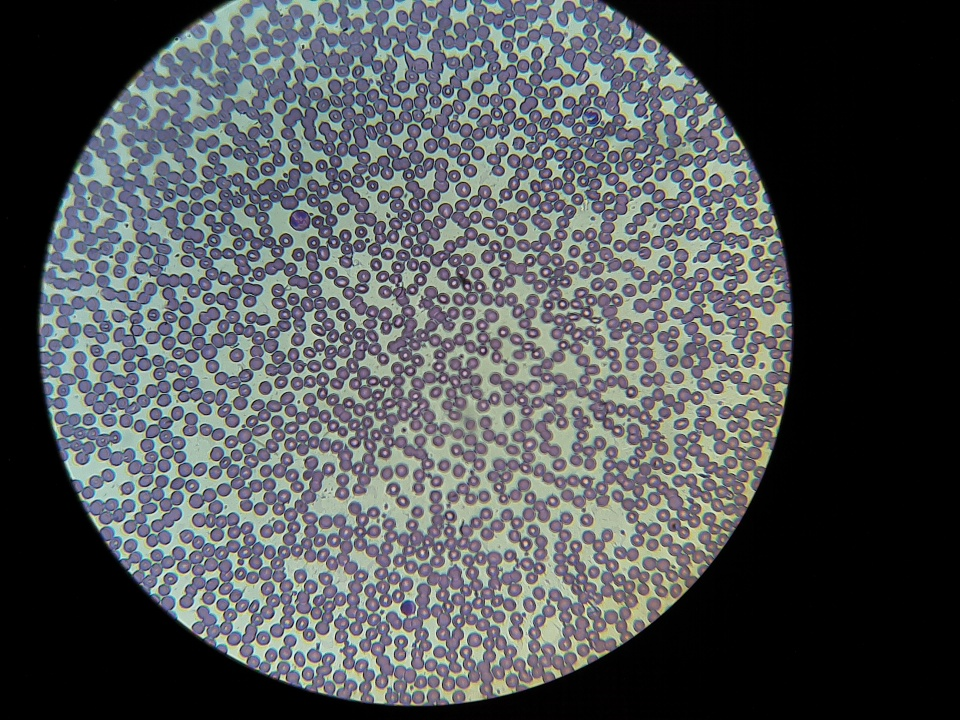
#> input picture (PYTHON,RPI)_THESIS-DESIGN_CBC And DBC Counter Using Image Processing/CBC/sample4.png, 960 x 720 px
$ python '!!!WBC counting for CBC (40x).py'
#> lines starting #> are read from the running program, lines starting #| are printed output that depends on the picture; after the words box and inside, x2 and y2 are one past the last pixel; in counts of white or black regions, pixels touching at a corner belong together
import cv2
import numpy as np


'''
def nothing(x):
    pass
'''


markShape = 1
markerColor = (0,255,0)


img = cv2.imread('sample4.png')
#> img is the input picture: shape (720, 960, 3); mean B, G, R 84.8, 82.7, 79.1


hsv_conv = cv2.cvtColor(img,cv2.COLOR_BGR2HSV)
#> hsv_conv: shape (720, 960, 3); mean H, S, V 62.3, 38.3, 91.4
#cv2.imshow('hsv',hsv_conv)


#HSV array for thresholding
wbc_low = np.array([ 115, 79 , 14])
wbc_high = np.array([255, 255 , 225])

#HSV thresholding
mask = cv2.inRange(hsv_conv,wbc_low,wbc_high)
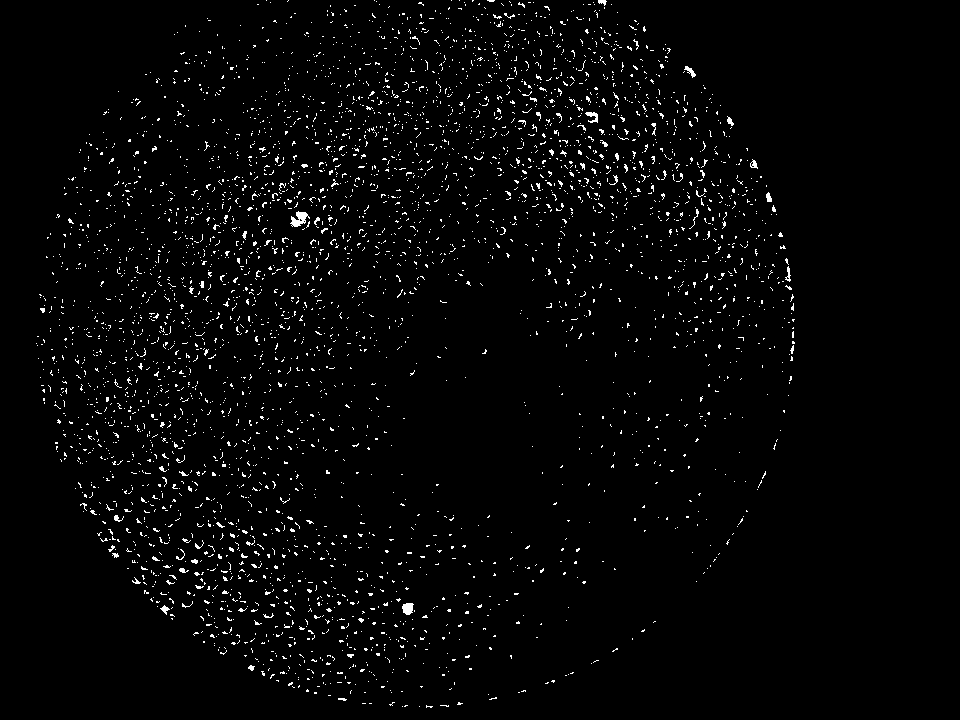
#> mask: shape (720, 960); 2.3% white in thin lines or dots, all inside (x1, y1, x2, y2) = (36, 0, 795, 708)
#cv2.imshow("mask",mask)


#Morphological Transformation
foreground_eroded = cv2.erode(mask,None,iterations = 2)
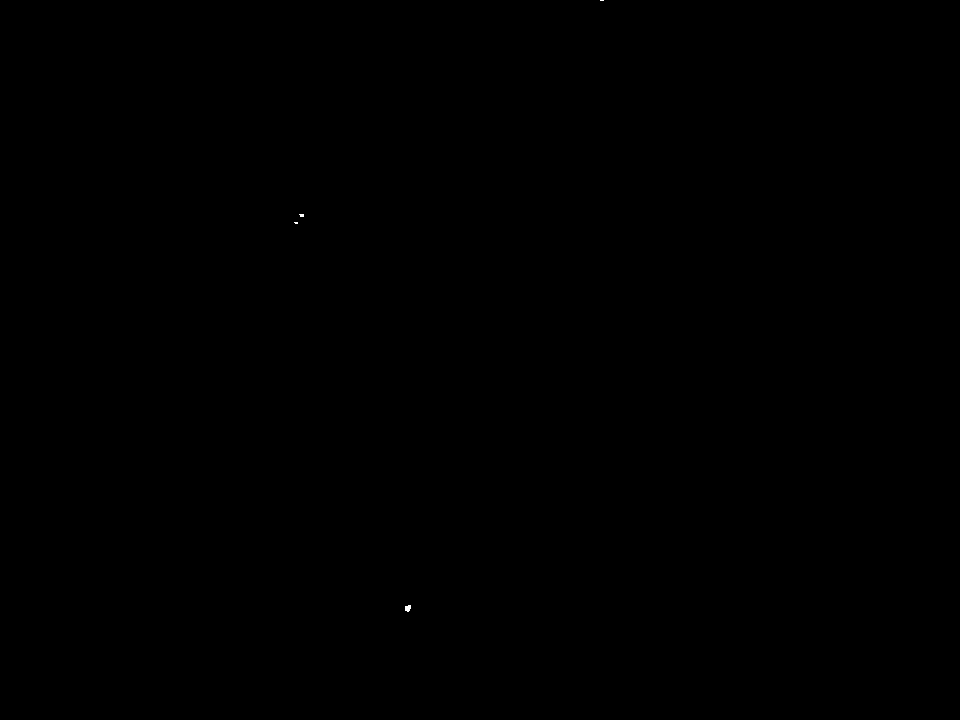
#> foreground_eroded: shape (720, 960); 0.01% white; 4 white regions (3 under 20 px), largest, box (x1, y1, x2, y2) and area: (405, 605, 411, 612) 33
foreground_dilated = cv2.dilate(foreground_eroded,None,iterations = 3)
#> foreground_dilated: shape (720, 960); 0.05% white; 3 white regions
#cv2.imshow("morph",foreground_dilated)

output = {}
output["foreground_dilated"] = foreground_dilated

#contours
contours = cv2.findContours(foreground_dilated.copy(),cv2.RETR_EXTERNAL,cv2.CHAIN_APPROX_SIMPLE)[-2]
#> contours = 3 contours; box (x1, y1, x2, y2) and area: (291, 211, 307, 227) 142, (402, 602, 414, 615) 125, (597, 0, 607, 4) 27

#background subtraction
bgs = cv2.bitwise_and(img,img,mask = foreground_dilated)
output["bgs"] = bgs

markedImage = img.copy()

count = 0
area = 0


for contour in contours:
            contourArea = cv2.contourArea(contour)
            if  691200 > contourArea >= 1:
                area += contourArea
                count += 1
                if markShape == 0:
                    (x, y, w, h) = cv2.boundingRect(contour)
                    cv2.rectangle(markedImage, (x, y), (x + w, y + h), markerColor, 2)
                else:
                    ((x, y), radius) = cv2.minEnclosingCircle(contour)
                    cv2.circle(markedImage, (int(x), int(y)), int(radius + 2), markerColor, 2)
#> this loop made 3 passes
#> (contour, contourArea, area, x, y, radius) on pass 3: ([[597, 0], [597, 3], [606, 3], [606, 0]], 27, 294, 601.5, 1.5, 4.74)
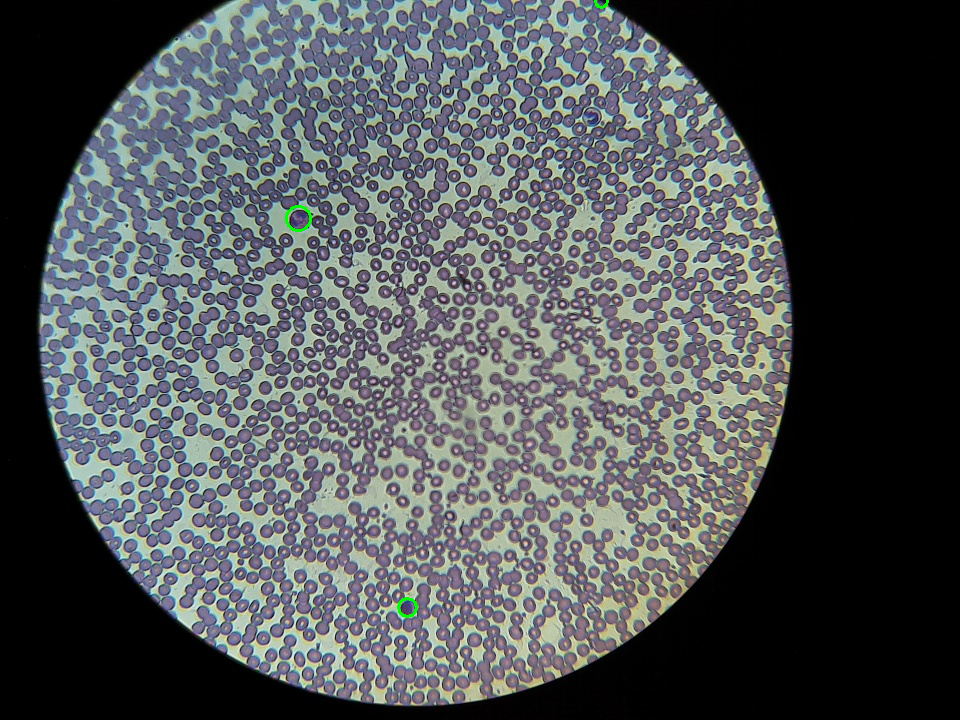
#> markedImage: shape (720, 960, 3); 0.07% of pixels changed, all inside (x1, y1, x2, y2) = (285, 0, 609, 618)
#> after the loop, area = 294; count = 3

output["markedImage"] = markedImage
output["area"] = area
output["count"] = count

#cv2.imshow("raw",output["markedImage"])
#cv2.imshow("Thresh",output["foreground_dilated"])
#cv2.imshow("BGS",output["bgs"])


output["wbc"] = output["count"]
cv2.putText(output["markedImage"], "WBC: {0}".format(output["count"]), (0, 50),
                        cv2.FONT_HERSHEY_SIMPLEX,
                        1.5, (255, 255, 255), 2, cv2.LINE_AA)
output["wbc_proc"] = output["markedImage"]

cv2.imshow("WBC count",output["wbc_proc"])
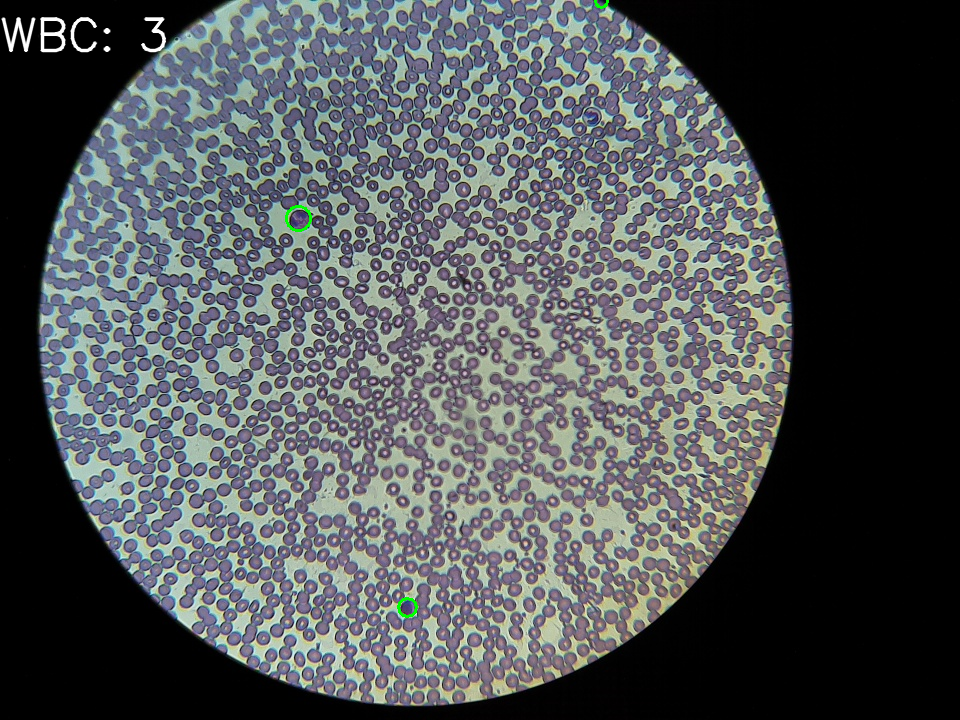
#> window 'WBC count': shape (720, 960, 3); mean B, G, R 85.2, 83.3, 79.5


if cv2.waitKey(0) == 27:
#> (key Esc is pressed here)
    cv2.destroyAllWindows()

"""
key = cv2.waitKey(1)
if key == 27:
    break
"""

$ run again, with (PYTHON,RPI)_THESIS-DESIGN_CBC And DBC Counter Using Image Processing/CBC/sample1.png copied over (PYTHON,RPI)_THESIS-DESIGN_CBC And DBC Counter Using Image Processing/CBC/sample4.png
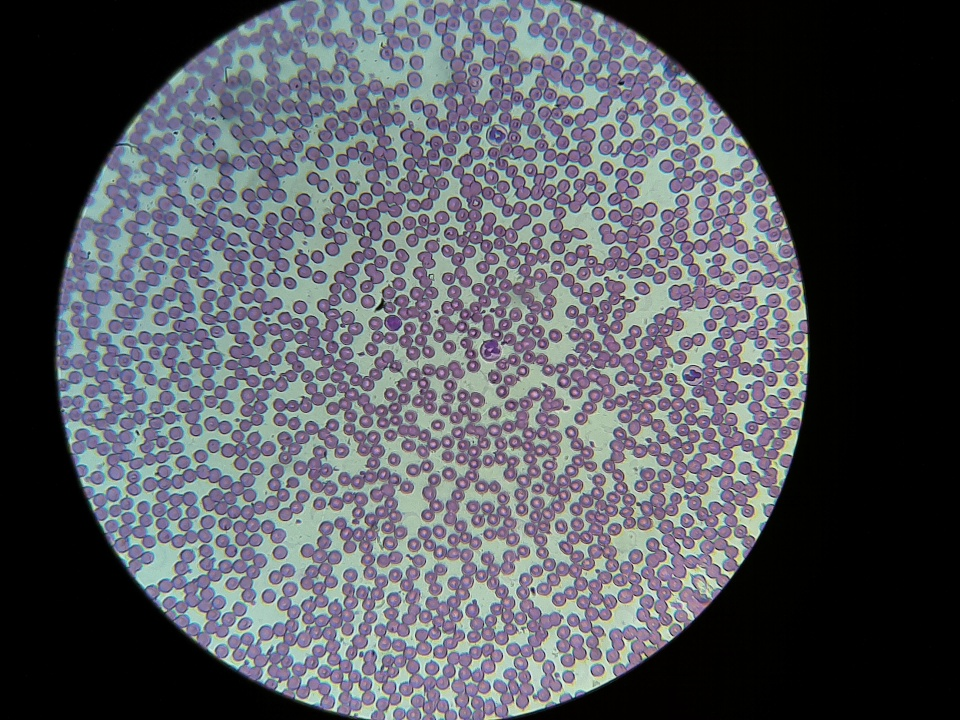
#> input picture (PYTHON,RPI)_THESIS-DESIGN_CBC And DBC Counter Using Image Processing/CBC/sample1.png, 960 x 720 px
#> img is the input picture: shape (720, 960, 3); mean B, G, R 93.5, 86.8, 84.5
#> hsv_conv: shape (720, 960, 3); mean H, S, V 70.6, 57.2, 98.1
#> `mask = cv2.inRange(hsv_conv,wbc_low,wbc_high)`:
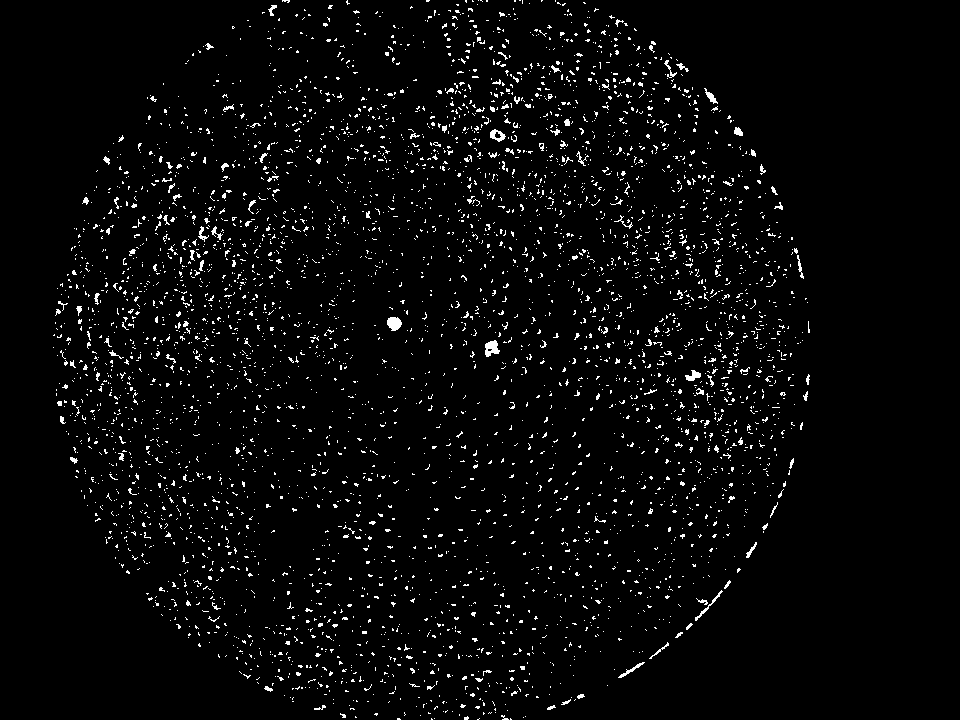
#> mask: shape (720, 960); 3.3% white in thin lines or dots, all inside (x1, y1, x2, y2) = (53, 0, 810, 720)
#> foreground_eroded: shape (720, 960); 0.01% white; 8 white regions (6 under 20 px), largest, box (x1, y1, x2, y2) and area: (389, 319, 399, 328) 57, (488, 343, 496, 351) 27
#> foreground_dilated: shape (720, 960); 0.1% white; 6 white regions
#> contours = 6 contours; box (x1, y1, x2, y2) and area: (386, 316, 402, 331) 183, (485, 340, 499, 357) 176, (687, 371, 701, 382) 96, (734, 127, 742, 136) 55, (489, 131, 496, 139) 42, (564, 120, 571, 127) 36
#> the loop `for contour in contours:` made 6 passes
#> (contour, contourArea, area, x, y, radius) on passes 4, 6: ([[489, 131], [489, 138], [495, 138], [495, 131]], 42, 497.5, 492, 134.5, 4.61), ([[564, 120], [564, 126], [570, 126], [570, 120]], 36, 588.5, 567, 123, 4.24)
#> after the loop `for contour in contours:`: area = 588.5; count = 6
#> `cv2.imshow("WBC count",output["wbc_proc"])`:
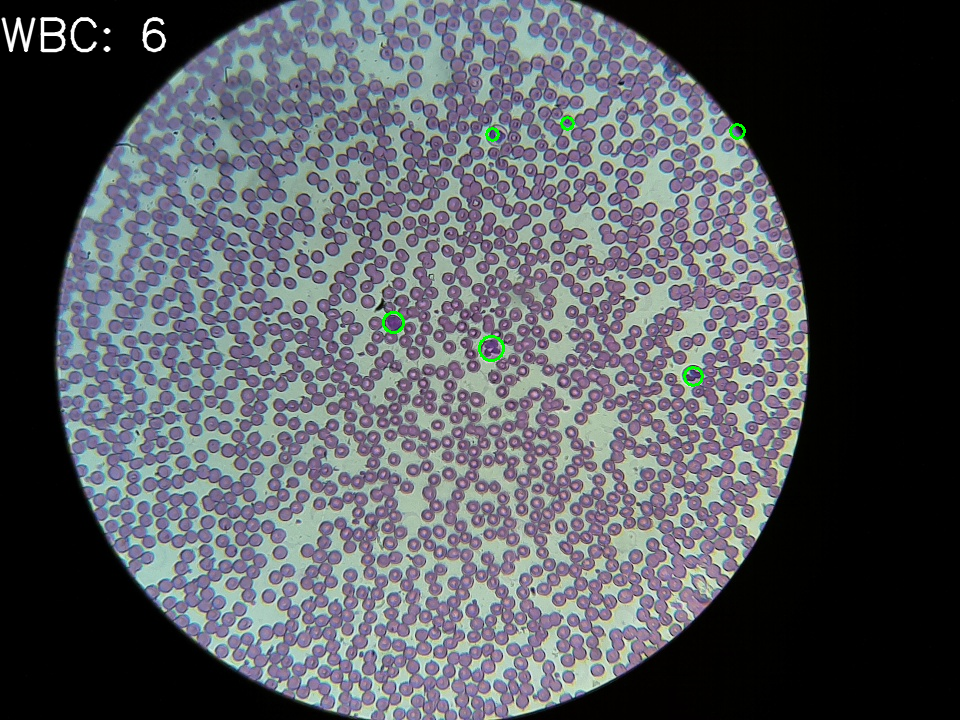
#> window 'WBC count': shape (720, 960, 3); mean B, G, R 93.8, 87.6, 84.9

$ run again, with (PYTHON,RPI)_THESIS-DESIGN_CBC And DBC Counter Using Image Processing/CBC/sample100.png copied over (PYTHON,RPI)_THESIS-DESIGN_CBC And DBC Counter Using Image Processing/CBC/sample4.png
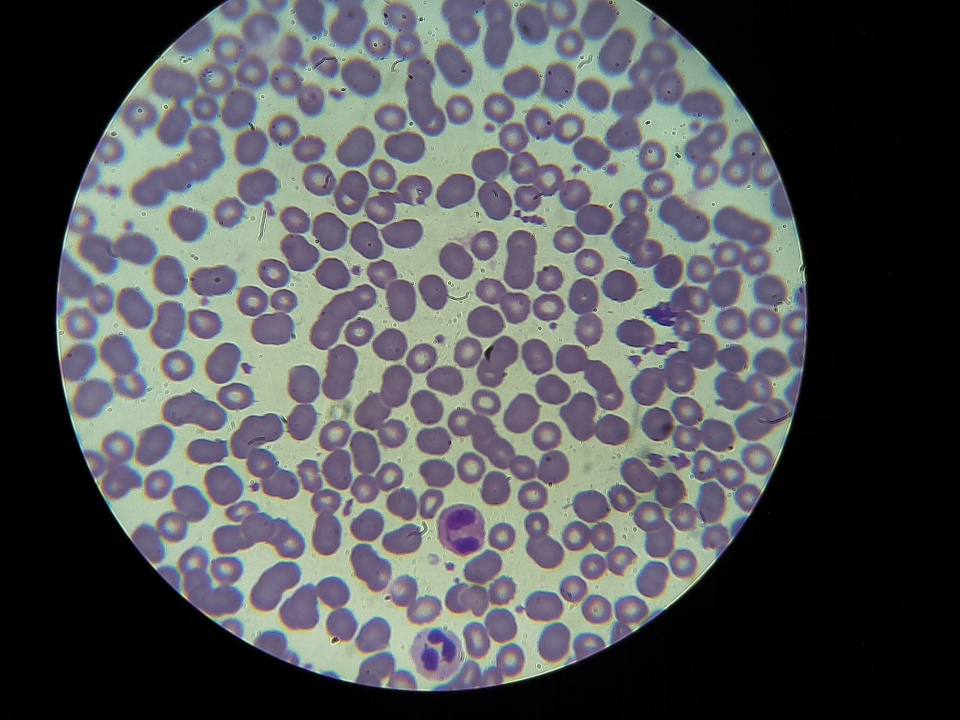
#> input picture (PYTHON,RPI)_THESIS-DESIGN_CBC And DBC Counter Using Image Processing/CBC/sample100.png, 960 x 720 px
#> img is the input picture: shape (720, 960, 3); mean B, G, R 86.5, 84.3, 82.5
#> hsv_conv: shape (720, 960, 3); mean H, S, V 65.4, 43, 93.8
#> mask: shape (720, 960); 2.1% white; 937 white regions (766 under 20 px), largest, box (x1, y1, x2, y2) and area: (444, 508, 481, 556) 1015, (645, 289, 689, 327) 575, (428, 632, 456, 662) 431
#> foreground_eroded: shape (720, 960); 0.18% white; 28 white regions (21 under 20 px), largest, box (x1, y1, x2, y2) and area: (447, 511, 474, 529) 350, (453, 539, 478, 553) 231, (430, 635, 454, 660) 195
#> foreground_dilated: shape (720, 960); 0.61% white; 24 white regions
#> contours = 24 contours; largest, box (x1, y1, x2, y2) and area: (444, 508, 477, 532) 610, (445, 533, 481, 556) 505, (645, 304, 685, 327) 498, (427, 632, 457, 663) 494, (420, 647, 440, 672) 369
#> the loop `for contour in contours:` made 24 passes
#> (contour, contourArea, area, x, y, radius) on passes 1, 2, 5, 6, 7: ([[439, 687], [439, 693], [447, 693], [447, 687]], 48, 48, 443, 690, 5), ([[325, 673], [325, 679], [332, 679], [332, 673]], 42, 90, 328.5, 676, 4.61), ([[235, 595], [235, 601], [241, 601], [241, 595]], 36, 988.5, 238, 598, 4.24), ([[309, 586], [309, 592], [315, 592], [315, 586]], 36, 1024.5, 312, 589, 4.24), ([[331, 578], [331, 584], [337, 584], [337, 578]], 36, 1060.5, 334, 581, 4.24)
#> after the loop `for contour in contours:`:
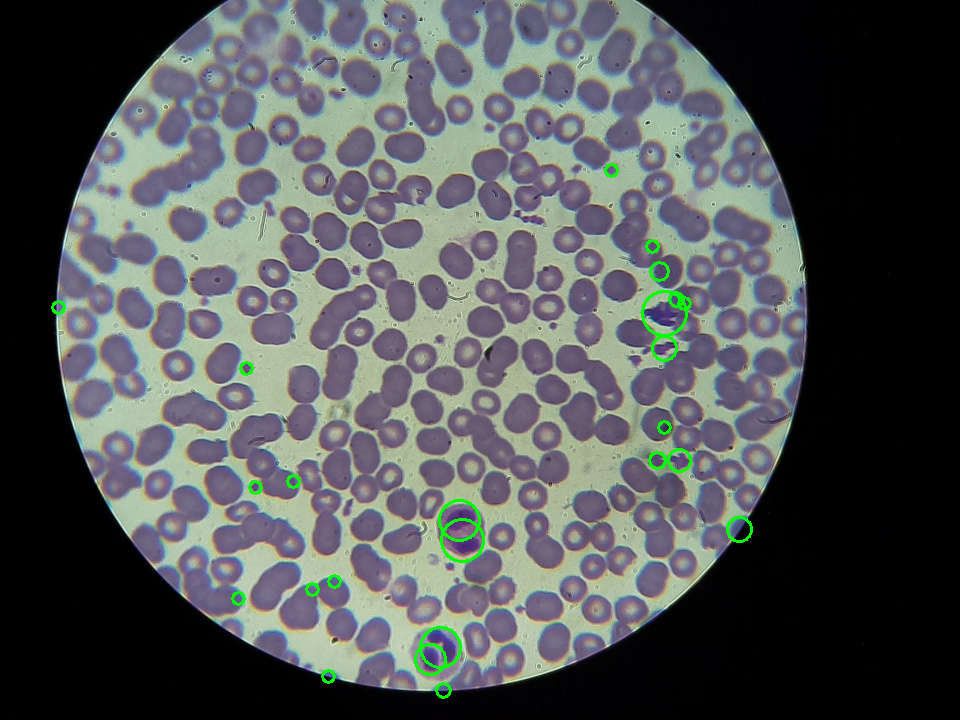
#> markedImage: shape (720, 960, 3); 0.63% of pixels changed, all inside (x1, y1, x2, y2) = (51, 163, 753, 699)
#> after the loop `for contour in contours:`: area = 3662.5; count = 24
#> `cv2.imshow("WBC count",output["wbc_proc"])`:
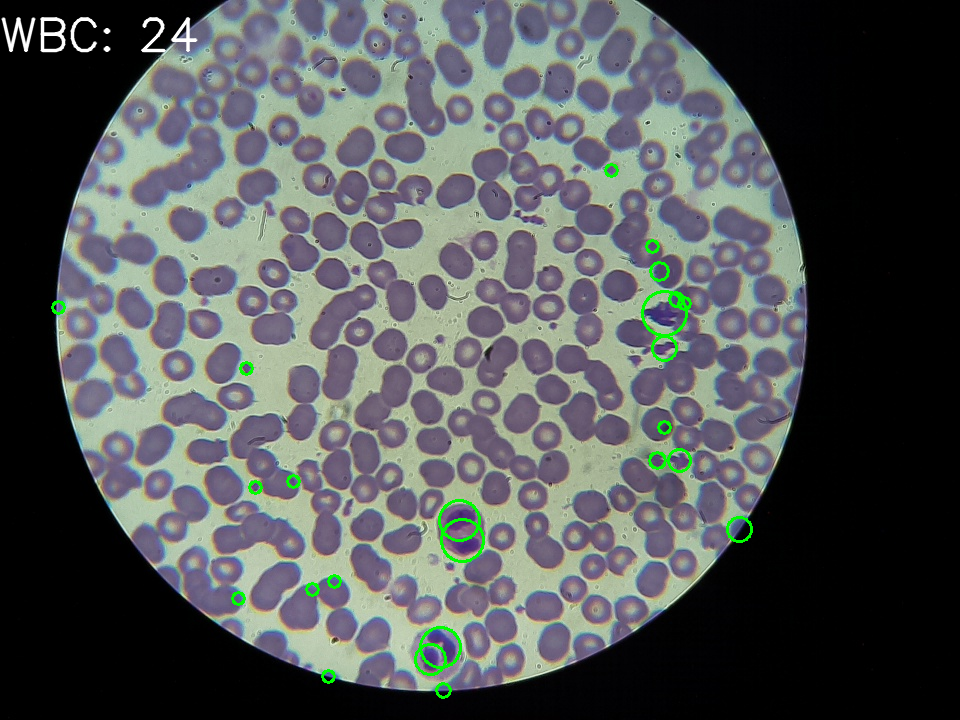
#> window 'WBC count': shape (720, 960, 3); mean B, G, R 86.3, 85.8, 82.3
